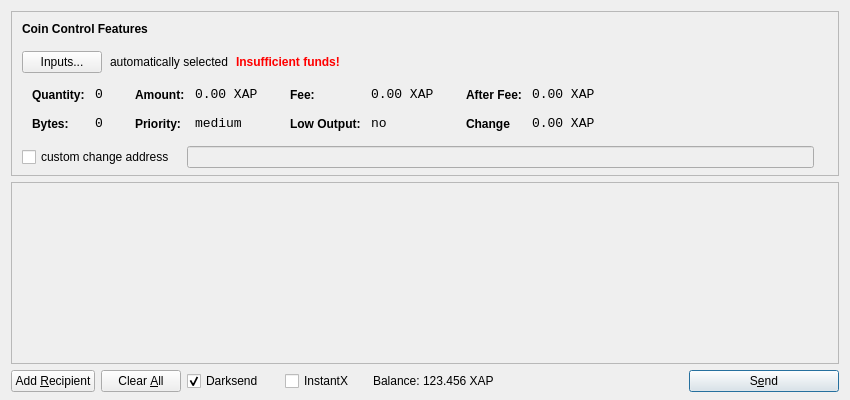
<?xml version="1.0" encoding="UTF-8"?>
<ui version="4.0">
 <class>SendCoinsDialog</class>
 <widget class="QDialog" name="SendCoinsDialog">
  <property name="geometry">
   <rect>
    <x>0</x>
    <y>0</y>
    <width>850</width>
    <height>400</height>
   </rect>
  </property>
  <property name="windowTitle">
   <string>Send Coins</string>
  </property>
  <layout class="QVBoxLayout" name="verticalLayout" stretch="0,1,0">
   <property name="bottomMargin">
    <number>8</number>
   </property>
   <item>
    <widget class="QFrame" name="frameCoinControl">
     <property name="sizePolicy">
      <sizepolicy hsizetype="Expanding" vsizetype="Expanding">
       <horstretch>0</horstretch>
       <verstretch>0</verstretch>
      </sizepolicy>
     </property>
     <property name="maximumSize">
      <size>
       <width>16777215</width>
       <height>16777215</height>
      </size>
     </property>
     <property name="frameShape">
      <enum>QFrame::StyledPanel</enum>
     </property>
     <property name="frameShadow">
      <enum>QFrame::Sunken</enum>
     </property>
     <layout class="QVBoxLayout" name="verticalLayoutCoinControl2">
      <property name="spacing">
       <number>-1</number>
      </property>
      <property name="leftMargin">
       <number>0</number>
      </property>
      <property name="topMargin">
       <number>0</number>
      </property>
      <property name="rightMargin">
       <number>0</number>
      </property>
      <property name="bottomMargin">
       <number>6</number>
      </property>
      <item>
       <layout class="QVBoxLayout" name="verticalLayoutCoinControl" stretch="0,0,0,0,1">
        <property name="spacing">
         <number>0</number>
        </property>
        <property name="leftMargin">
         <number>10</number>
        </property>
        <property name="topMargin">
         <number>10</number>
        </property>
        <item>
         <layout class="QHBoxLayout" name="horizontalLayoutCoinControl1">
          <property name="bottomMargin">
           <number>15</number>
          </property>
          <item>
           <widget class="QLabel" name="labelCoinControlFeatures">
            <property name="sizePolicy">
             <sizepolicy hsizetype="Preferred" vsizetype="Maximum">
              <horstretch>0</horstretch>
              <verstretch>0</verstretch>
             </sizepolicy>
            </property>
            <property name="font">
             <font>
              <weight>75</weight>
              <bold>true</bold>
             </font>
            </property>
            <property name="styleSheet">
             <string notr="true">font-weight:bold;</string>
            </property>
            <property name="text">
             <string>Coin Control Features</string>
            </property>
           </widget>
          </item>
         </layout>
        </item>
        <item>
         <layout class="QHBoxLayout" name="horizontalLayoutCoinControl2" stretch="0,0,0,0">
          <property name="spacing">
           <number>8</number>
          </property>
          <property name="bottomMargin">
           <number>10</number>
          </property>
          <item>
           <widget class="QPushButton" name="pushButtonCoinControl">
            <property name="styleSheet">
             <string notr="true"/>
            </property>
            <property name="text">
             <string>Inputs...</string>
            </property>
           </widget>
          </item>
          <item>
           <widget class="QLabel" name="labelCoinControlAutomaticallySelected">
            <property name="text">
             <string>automatically selected</string>
            </property>
            <property name="margin">
             <number>5</number>
            </property>
           </widget>
          </item>
          <item>
           <widget class="QLabel" name="labelCoinControlInsuffFunds">
            <property name="font">
             <font>
              <weight>75</weight>
              <bold>true</bold>
             </font>
            </property>
            <property name="styleSheet">
             <string notr="true">color:red;font-weight:bold;</string>
            </property>
            <property name="text">
             <string>Insufficient funds!</string>
            </property>
            <property name="margin">
             <number>5</number>
            </property>
           </widget>
          </item>
          <item>
           <spacer name="horizontalSpacerCoinControl">
            <property name="orientation">
             <enum>Qt::Horizontal</enum>
            </property>
            <property name="sizeHint" stdset="0">
             <size>
              <width>40</width>
              <height>1</height>
             </size>
            </property>
           </spacer>
          </item>
         </layout>
        </item>
        <item>
         <widget class="QWidget" name="widgetCoinControl" native="true">
          <property name="sizePolicy">
           <sizepolicy hsizetype="Preferred" vsizetype="Preferred">
            <horstretch>0</horstretch>
            <verstretch>0</verstretch>
           </sizepolicy>
          </property>
          <property name="minimumSize">
           <size>
            <width>0</width>
            <height>0</height>
           </size>
          </property>
          <property name="styleSheet">
           <string notr="true"/>
          </property>
          <layout class="QHBoxLayout" name="horizontalLayoutCoinControl5">
           <property name="margin">
            <number>0</number>
           </property>
           <item>
            <layout class="QHBoxLayout" name="horizontalLayoutCoinControl3" stretch="0,0,0,1">
             <property name="spacing">
              <number>20</number>
             </property>
             <property name="topMargin">
              <number>0</number>
             </property>
             <property name="bottomMargin">
              <number>10</number>
             </property>
             <item>
              <layout class="QFormLayout" name="formLayoutCoinControl1">
               <property name="horizontalSpacing">
                <number>10</number>
               </property>
               <property name="verticalSpacing">
                <number>14</number>
               </property>
               <property name="leftMargin">
                <number>10</number>
               </property>
               <property name="topMargin">
                <number>4</number>
               </property>
               <property name="rightMargin">
                <number>6</number>
               </property>
               <item row="0" column="0">
                <widget class="QLabel" name="labelCoinControlQuantityText">
                 <property name="styleSheet">
                  <string notr="true">font-weight:bold;</string>
                 </property>
                 <property name="text">
                  <string>Quantity:</string>
                 </property>
                 <property name="margin">
                  <number>0</number>
                 </property>
                </widget>
               </item>
               <item row="0" column="1">
                <widget class="QLabel" name="labelCoinControlQuantity">
                 <property name="font">
                  <font>
                   <family>Monospace</family>
                   <pointsize>10</pointsize>
                  </font>
                 </property>
                 <property name="cursor">
                  <cursorShape>IBeamCursor</cursorShape>
                 </property>
                 <property name="contextMenuPolicy">
                  <enum>Qt::ActionsContextMenu</enum>
                 </property>
                 <property name="text">
                  <string>0</string>
                 </property>
                 <property name="margin">
                  <number>0</number>
                 </property>
                 <property name="textInteractionFlags">
                  <set>Qt::LinksAccessibleByMouse|Qt::TextSelectableByKeyboard|Qt::TextSelectableByMouse</set>
                 </property>
                </widget>
               </item>
               <item row="1" column="0">
                <widget class="QLabel" name="labelCoinControlBytesText">
                 <property name="styleSheet">
                  <string notr="true">font-weight:bold;</string>
                 </property>
                 <property name="text">
                  <string>Bytes:</string>
                 </property>
                </widget>
               </item>
               <item row="1" column="1">
                <widget class="QLabel" name="labelCoinControlBytes">
                 <property name="font">
                  <font>
                   <family>Monospace</family>
                   <pointsize>10</pointsize>
                  </font>
                 </property>
                 <property name="cursor">
                  <cursorShape>IBeamCursor</cursorShape>
                 </property>
                 <property name="contextMenuPolicy">
                  <enum>Qt::ActionsContextMenu</enum>
                 </property>
                 <property name="text">
                  <string>0</string>
                 </property>
                 <property name="textInteractionFlags">
                  <set>Qt::LinksAccessibleByMouse|Qt::TextSelectableByKeyboard|Qt::TextSelectableByMouse</set>
                 </property>
                </widget>
               </item>
              </layout>
             </item>
             <item>
              <layout class="QFormLayout" name="formLayoutCoinControl2">
               <property name="horizontalSpacing">
                <number>10</number>
               </property>
               <property name="verticalSpacing">
                <number>14</number>
               </property>
               <property name="leftMargin">
                <number>6</number>
               </property>
               <property name="topMargin">
                <number>4</number>
               </property>
               <property name="rightMargin">
                <number>6</number>
               </property>
               <item row="0" column="0">
                <widget class="QLabel" name="labelCoinControlAmountText">
                 <property name="styleSheet">
                  <string notr="true">font-weight:bold;</string>
                 </property>
                 <property name="text">
                  <string>Amount:</string>
                 </property>
                 <property name="margin">
                  <number>0</number>
                 </property>
                </widget>
               </item>
               <item row="0" column="1">
                <widget class="QLabel" name="labelCoinControlAmount">
                 <property name="font">
                  <font>
                   <family>Monospace</family>
                   <pointsize>10</pointsize>
                  </font>
                 </property>
                 <property name="cursor">
                  <cursorShape>IBeamCursor</cursorShape>
                 </property>
                 <property name="contextMenuPolicy">
                  <enum>Qt::ActionsContextMenu</enum>
                 </property>
                 <property name="text">
                  <string>0.00 XAP</string>
                 </property>
                 <property name="textInteractionFlags">
                  <set>Qt::LinksAccessibleByMouse|Qt::TextSelectableByKeyboard|Qt::TextSelectableByMouse</set>
                 </property>
                </widget>
               </item>
               <item row="1" column="0">
                <widget class="QLabel" name="labelCoinControlPriorityText">
                 <property name="styleSheet">
                  <string notr="true">font-weight:bold;</string>
                 </property>
                 <property name="text">
                  <string>Priority:</string>
                 </property>
                </widget>
               </item>
               <item row="1" column="1">
                <widget class="QLabel" name="labelCoinControlPriority">
                 <property name="font">
                  <font>
                   <family>Monospace</family>
                   <pointsize>10</pointsize>
                  </font>
                 </property>
                 <property name="cursor">
                  <cursorShape>IBeamCursor</cursorShape>
                 </property>
                 <property name="contextMenuPolicy">
                  <enum>Qt::ActionsContextMenu</enum>
                 </property>
                 <property name="text">
                  <string>medium</string>
                 </property>
                 <property name="textInteractionFlags">
                  <set>Qt::LinksAccessibleByMouse|Qt::TextSelectableByKeyboard|Qt::TextSelectableByMouse</set>
                 </property>
                </widget>
               </item>
              </layout>
             </item>
             <item>
              <layout class="QFormLayout" name="formLayoutCoinControl3">
               <property name="horizontalSpacing">
                <number>10</number>
               </property>
               <property name="verticalSpacing">
                <number>14</number>
               </property>
               <property name="leftMargin">
                <number>6</number>
               </property>
               <property name="topMargin">
                <number>4</number>
               </property>
               <property name="rightMargin">
                <number>6</number>
               </property>
               <item row="0" column="0">
                <widget class="QLabel" name="labelCoinControlFeeText">
                 <property name="styleSheet">
                  <string notr="true">font-weight:bold;</string>
                 </property>
                 <property name="text">
                  <string>Fee:</string>
                 </property>
                 <property name="margin">
                  <number>0</number>
                 </property>
                </widget>
               </item>
               <item row="0" column="1">
                <widget class="QLabel" name="labelCoinControlFee">
                 <property name="font">
                  <font>
                   <family>Monospace</family>
                   <pointsize>10</pointsize>
                  </font>
                 </property>
                 <property name="cursor">
                  <cursorShape>IBeamCursor</cursorShape>
                 </property>
                 <property name="contextMenuPolicy">
                  <enum>Qt::ActionsContextMenu</enum>
                 </property>
                 <property name="text">
                  <string>0.00 XAP</string>
                 </property>
                 <property name="textInteractionFlags">
                  <set>Qt::LinksAccessibleByMouse|Qt::TextSelectableByKeyboard|Qt::TextSelectableByMouse</set>
                 </property>
                </widget>
               </item>
               <item row="1" column="0">
                <widget class="QLabel" name="labelCoinControlLowOutputText">
                 <property name="styleSheet">
                  <string notr="true">font-weight:bold;</string>
                 </property>
                 <property name="text">
                  <string>Low Output:</string>
                 </property>
                </widget>
               </item>
               <item row="1" column="1">
                <widget class="QLabel" name="labelCoinControlLowOutput">
                 <property name="font">
                  <font>
                   <family>Monospace</family>
                   <pointsize>10</pointsize>
                  </font>
                 </property>
                 <property name="cursor">
                  <cursorShape>IBeamCursor</cursorShape>
                 </property>
                 <property name="contextMenuPolicy">
                  <enum>Qt::ActionsContextMenu</enum>
                 </property>
                 <property name="text">
                  <string>no</string>
                 </property>
                 <property name="textInteractionFlags">
                  <set>Qt::LinksAccessibleByMouse|Qt::TextSelectableByKeyboard|Qt::TextSelectableByMouse</set>
                 </property>
                </widget>
               </item>
              </layout>
             </item>
             <item>
              <layout class="QFormLayout" name="formLayoutCoinControl4">
               <property name="horizontalSpacing">
                <number>10</number>
               </property>
               <property name="verticalSpacing">
                <number>14</number>
               </property>
               <property name="leftMargin">
                <number>6</number>
               </property>
               <property name="topMargin">
                <number>4</number>
               </property>
               <property name="rightMargin">
                <number>6</number>
               </property>
               <item row="0" column="0">
                <widget class="QLabel" name="labelCoinControlAfterFeeText">
                 <property name="styleSheet">
                  <string notr="true">font-weight:bold;</string>
                 </property>
                 <property name="text">
                  <string>After Fee:</string>
                 </property>
                 <property name="margin">
                  <number>0</number>
                 </property>
                </widget>
               </item>
               <item row="0" column="1">
                <widget class="QLabel" name="labelCoinControlAfterFee">
                 <property name="font">
                  <font>
                   <family>Monospace</family>
                   <pointsize>10</pointsize>
                  </font>
                 </property>
                 <property name="cursor">
                  <cursorShape>IBeamCursor</cursorShape>
                 </property>
                 <property name="contextMenuPolicy">
                  <enum>Qt::ActionsContextMenu</enum>
                 </property>
                 <property name="text">
                  <string>0.00 XAP</string>
                 </property>
                 <property name="textInteractionFlags">
                  <set>Qt::LinksAccessibleByMouse|Qt::TextSelectableByKeyboard|Qt::TextSelectableByMouse</set>
                 </property>
                </widget>
               </item>
               <item row="1" column="0">
                <widget class="QLabel" name="labelCoinControlChangeText">
                 <property name="styleSheet">
                  <string notr="true">font-weight:bold;</string>
                 </property>
                 <property name="text">
                  <string>Change</string>
                 </property>
                </widget>
               </item>
               <item row="1" column="1">
                <widget class="QLabel" name="labelCoinControlChange">
                 <property name="font">
                  <font>
                   <family>Monospace</family>
                   <pointsize>10</pointsize>
                  </font>
                 </property>
                 <property name="cursor">
                  <cursorShape>IBeamCursor</cursorShape>
                 </property>
                 <property name="contextMenuPolicy">
                  <enum>Qt::ActionsContextMenu</enum>
                 </property>
                 <property name="text">
                  <string>0.00 XAP</string>
                 </property>
                 <property name="textInteractionFlags">
                  <set>Qt::LinksAccessibleByMouse|Qt::TextSelectableByKeyboard|Qt::TextSelectableByMouse</set>
                 </property>
                </widget>
               </item>
              </layout>
             </item>
            </layout>
           </item>
          </layout>
         </widget>
        </item>
        <item>
         <layout class="QHBoxLayout" name="horizontalLayoutCoinControl4" stretch="0,0,0">
          <property name="spacing">
           <number>12</number>
          </property>
          <property name="sizeConstraint">
           <enum>QLayout::SetDefaultConstraint</enum>
          </property>
          <property name="topMargin">
           <number>5</number>
          </property>
          <property name="rightMargin">
           <number>5</number>
          </property>
          <item>
           <widget class="QCheckBox" name="checkBoxCoinControlChange">
            <property name="text">
             <string>custom change address</string>
            </property>
           </widget>
          </item>
          <item>
           <widget class="QLineEdit" name="lineEditCoinControlChange">
            <property name="enabled">
             <bool>false</bool>
            </property>
            <property name="sizePolicy">
             <sizepolicy hsizetype="Expanding" vsizetype="Fixed">
              <horstretch>0</horstretch>
              <verstretch>0</verstretch>
             </sizepolicy>
            </property>
           </widget>
          </item>
          <item>
           <widget class="QLabel" name="labelCoinControlChangeLabel">
            <property name="sizePolicy">
             <sizepolicy hsizetype="Preferred" vsizetype="Expanding">
              <horstretch>0</horstretch>
              <verstretch>0</verstretch>
             </sizepolicy>
            </property>
            <property name="minimumSize">
             <size>
              <width>0</width>
              <height>0</height>
             </size>
            </property>
            <property name="text">
             <string/>
            </property>
            <property name="margin">
             <number>3</number>
            </property>
           </widget>
          </item>
         </layout>
        </item>
        <item>
         <spacer name="verticalSpacerCoinControl">
          <property name="orientation">
           <enum>Qt::Vertical</enum>
          </property>
          <property name="sizeHint" stdset="0">
           <size>
            <width>800</width>
            <height>1</height>
           </size>
          </property>
         </spacer>
        </item>
       </layout>
      </item>
     </layout>
    </widget>
   </item>
   <item>
    <widget class="QScrollArea" name="scrollArea">
     <property name="widgetResizable">
      <bool>true</bool>
     </property>
     <widget class="QWidget" name="scrollAreaWidgetContents">
      <property name="geometry">
       <rect>
        <x>0</x>
        <y>0</y>
        <width>830</width>
        <height>165</height>
       </rect>
      </property>
      <layout class="QVBoxLayout" name="verticalLayout_2">
       <property name="margin">
        <number>0</number>
       </property>
       <item>
        <layout class="QVBoxLayout" name="entries">
         <property name="spacing">
          <number>6</number>
         </property>
        </layout>
       </item>
       <item>
        <spacer name="verticalSpacer">
         <property name="orientation">
          <enum>Qt::Vertical</enum>
         </property>
         <property name="sizeHint" stdset="0">
          <size>
           <width>20</width>
           <height>40</height>
          </size>
         </property>
        </spacer>
       </item>
      </layout>
     </widget>
    </widget>
   </item>
   <item>
    <layout class="QHBoxLayout" name="horizontalLayout">
     <item>
      <widget class="QPushButton" name="addButton">
       <property name="toolTip">
        <string>Send to multiple recipients at once</string>
       </property>
       <property name="text">
        <string>Add &amp;Recipient</string>
       </property>
       <property name="autoDefault">
        <bool>false</bool>
       </property>
      </widget>
     </item>
     <item>
      <widget class="QPushButton" name="clearButton">
       <property name="sizePolicy">
        <sizepolicy hsizetype="Minimum" vsizetype="Fixed">
         <horstretch>0</horstretch>
         <verstretch>0</verstretch>
        </sizepolicy>
       </property>
       <property name="toolTip">
        <string>Remove all transaction fields</string>
       </property>
       <property name="text">
        <string>Clear &amp;All</string>
       </property>
       <property name="autoRepeatDelay">
        <number>300</number>
       </property>
       <property name="autoDefault">
        <bool>false</bool>
       </property>
      </widget>
     </item>
     <item>
      <layout class="QHBoxLayout" name="horizontalLayout_2">
       <property name="spacing">
        <number>3</number>
       </property>
        <item>
        <widget class="QCheckBox" name="checkUseDarksend">
         <property name="minimumSize">
          <size>
           <width>95</width>
           <height>0</height>
          </size>
         </property>
         <property name="text">
          <string>Darksend</string>
         </property>
         <property name="checked">
          <bool>true</bool>
         </property>
        </widget>
       </item>
       <item>
        <widget class="QCheckBox" name="checkInstantX">
         <property name="enabled">
          <bool>true</bool>
         </property>
         <property name="minimumSize">
          <size>
           <width>85</width>
           <height>0</height>
          </size>
         </property>
         <property name="text">
          <string>InstantX</string>
         </property>
        </widget>
       </item>
       <item>
        <widget class="QLabel" name="label">
         <property name="sizePolicy">
          <sizepolicy hsizetype="Preferred" vsizetype="Fixed">
           <horstretch>0</horstretch>
           <verstretch>0</verstretch>
          </sizepolicy>
         </property>
         <property name="text">
          <string>Balance:</string>
         </property>
        </widget>
       </item>
       <item>
        <widget class="QLabel" name="labelBalance">
         <property name="sizePolicy">
          <sizepolicy hsizetype="Preferred" vsizetype="Fixed">
           <horstretch>0</horstretch>
           <verstretch>0</verstretch>
          </sizepolicy>
         </property>
         <property name="cursor">
          <cursorShape>IBeamCursor</cursorShape>
         </property>
         <property name="text">
          <string>123.456 XAP</string>
         </property>
         <property name="textInteractionFlags">
          <set>Qt::LinksAccessibleByMouse|Qt::TextSelectableByKeyboard|Qt::TextSelectableByMouse</set>
         </property>
        </widget>
       </item>
      </layout>
     </item>
     <item>
      <spacer name="horizontalSpacer">
       <property name="orientation">
        <enum>Qt::Horizontal</enum>
       </property>
       <property name="sizeHint" stdset="0">
        <size>
         <width>40</width>
         <height>20</height>
        </size>
       </property>
      </spacer>
     </item>
     <item>
      <widget class="QPushButton" name="sendButton">
       <property name="minimumSize">
        <size>
         <width>150</width>
         <height>0</height>
        </size>
       </property>
       <property name="toolTip">
        <string>Confirm the send action</string>
       </property>
       <property name="text">
        <string>S&amp;end</string>
       </property>
       <property name="icon">
        <iconset resource="../bitcoin.qrc">
         <normaloff>:/icons/send</normaloff>:/icons/send</iconset>
       </property>
       <property name="default">
        <bool>true</bool>
       </property>
      </widget>
     </item>
    </layout>
   </item>
  </layout>
 </widget>
 <resources>
  <include location="../bitcoin.qrc"/>
 </resources>
 <connections/>
</ui>
